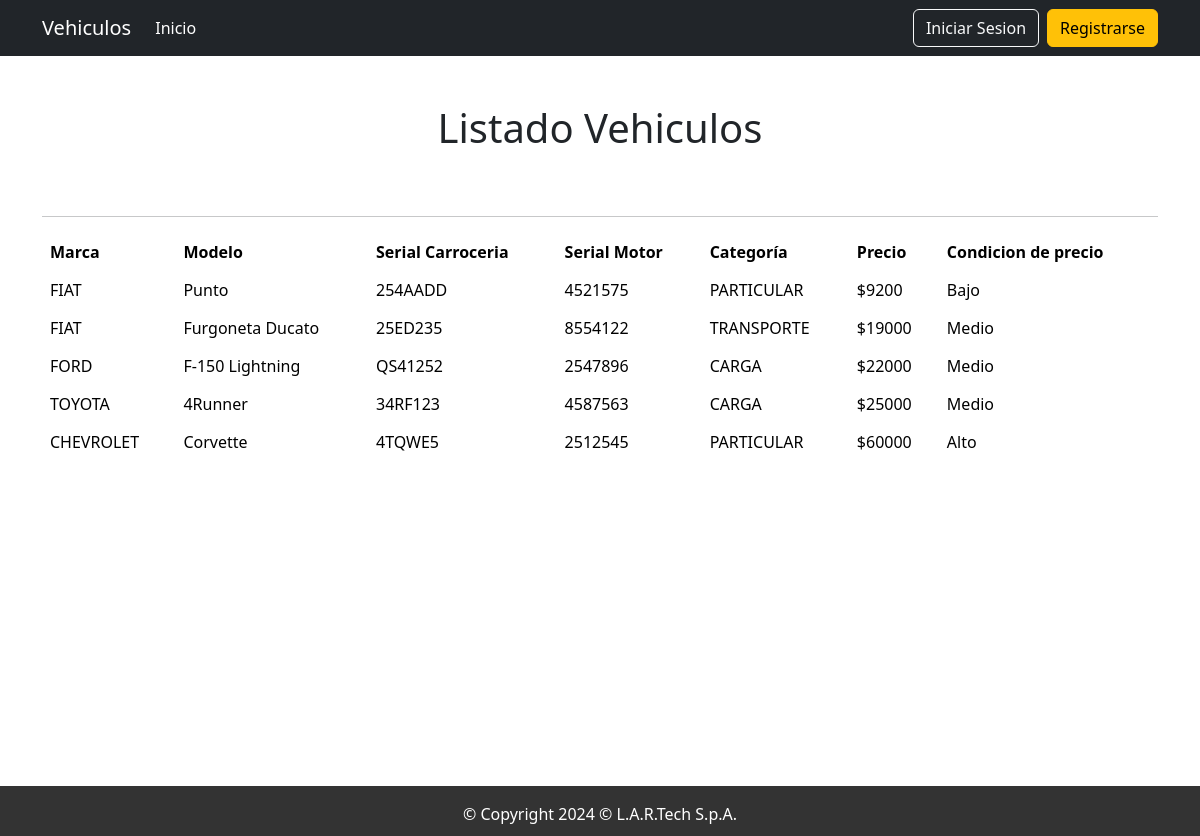
Page /vehiculo/list on the committed database.
### vehiculo/models.py (models this page shows, shortened)
class Vehiculo(models.Model):
    MARCAS = [
        ('FIAT', 'Fiat'),
        ('CHEVROLET', 'Chevrolet'),
        ('FORD', 'Ford'),
        ('TOYOTA', 'Toyota'),
    ]
    CATEGORIAS = [
        ('PARTICULAR', 'Particular'),
        ('TRANSPORTE', 'Transporte'),
        ('CARGA', 'Carga'),
    ]
    marca = models.CharField(max_length=20, blank=False, null=False, choices=MARCAS, default='FORD')
    modelo = models.CharField(max_length=100, blank=False, null=False)
    serial_carroceria = models.CharField(max_length=50, blank=False, null=False)
    serial_motor = models.CharField(max_length=50, blank=False, null=False)
    categoria = models.CharField(max_length=20, blank=False, null=False, choices=CATEGORIAS, default='PARTICULAR')
    precio = models.PositiveSmallIntegerField()
    fecha_creacion = models.DateTimeField(auto_now_add = True)
    fecha_modificacion = models.DateTimeField(auto_now_add = False, auto_now = True)
    class Meta:
        permissions = [
            ("visualizar_catalogo", "Puede Visualizar el catalogo"),
            ("add_vehiculomodel", "Puede Agregar Nuevos Vehiculos"),
        ]

### vehiculo/views.py (the view)
# urls.py: path('vehiculo/list', views.VehiculosView.as_view(), name='list'),
class VehiculosView(ListView):
    model = Vehiculo
    template_name = "vehiculo/list.html"
    context_object_name = 'vehiculos'
    def get_context_data(self, **kwargs):
        context = super().get_context_data(**kwargs)
        for vehiculo in context['vehiculos']:
            if vehiculo.precio < 10000:
                vehiculo.condicion_precio = 'Bajo'
            elif 10000 <= vehiculo.precio <= 30000:
                vehiculo.condicion_precio = 'Medio'
            else:
                vehiculo.condicion_precio = 'Alto'
        return context

### templates/vehiculo/list.html
{% extends "layouts/base.html" %}
{% block contenido %}
    <main class="container">
        <section>
                <h1 class="text-center py-5">Listado Vehiculos</h1>
                <hr>
        </section>
        <section>
            <table class="table table-hover table-borderless">
                <thead>
                    <tr>
                        <th scope="col">Marca</th>
                        <th scope="col">Modelo</th>
                        <th scope="col">Serial Carroceria</th>
                        <th scope="col">Serial Motor</th>
                        <th scope="col">Categoría</th>
                        <th scope="col">Precio</th>
                        <th scope="col">Condicion de precio</th>
                    </tr>
                </thead>
                <tbody>
                    {% for vehiculo in vehiculos %}
                        <tr>
                            <td>{{vehiculo.marca}}</td>
                            <td>{{vehiculo.modelo}}</td>
                            <td>{{vehiculo.serial_carroceria}}</td>
                            <td>{{vehiculo.serial_motor}}</td>
                            <td>{{vehiculo.categoria}}</td>
                            <td>${{vehiculo.precio}}</td>
                            <td>{{vehiculo.condicion_precio}}</td>
                        </tr>
                    {% endfor %}
                </tbody>
            </table>
        </section>
    </main>
{% endblock  %}

### templates/layouts/base.html (shortened to what this page needs)
{% load bootstrap5 %}
{% bootstrap_css %}
{% load static %}
<!DOCTYPE html>
<html lang="en">
<head>
    <link rel="stylesheet" href="{% static 'css/style.css' %}">
</head>
<body>
    {% include 'partials/navbar.html' %}
    <main class="contenedor-main">
        {% block contenido %}
        {% endblock contenido %}
    </main>
    <div class="fixed-bottom">
        {% include "partials/footer.html" %}
    </div>
</body>
</html>

### templates/partials/navbar.html (shortened to what this page needs)
<nav class="navbar navbar-expand-lg navbar-dark bg-dark">
  <div class="container">
    <a class="navbar-brand" href="/">Vehiculos</a>
    <div class="collapse navbar-collapse" id="navbarNavAltMarkup">
      <div class="navbar-nav me-auto">
        <a class="nav-link active" aria-current="page" href="/">Inicio</a>
      </div>
      <div class="d-flex">
        {% if not user.is_authenticated %}
        <a class="btn btn-outline-light me-2" href="{% url 'login' %}">Iniciar Sesion</a>
        <a class="btn btn-warning" href="{% url 'registro' %}">Registrarse</a>
        {% endif %}
      </div>
    </div>
  </div>
</nav>

### templates/partials/footer.html
<div>
    <footer class="footer">
        <p>
            &copy; Copyright 2024 &copy; L.A.R.Tech S.p.A.
        </p>
    </footer>
</div>

### static/css/style.css (style rules this page uses)
body { margin: 0; display: grid; min-height: 100vh; grid-template-rows: auto 1fr auto; }
main { min-height: 90vh; }
footer { background-color: #333; color: #fff; padding: 1em; text-align: center; height: 50px; }
.contenedor-main { margin-bottom: 60px; }

### rows in the picture
Vehiculo: marca "FIAT", modelo "Punto", serial_carroceria "254AADD", serial_motor "4521575", categoria "PARTICULAR", precio "9200", condicion_precio "Bajo"
Vehiculo: marca "FIAT", modelo "Furgoneta Ducato", serial_carroceria "25ED235", serial_motor "8554122", categoria "TRANSPORTE", precio "19000", condicion_precio "Medio"
Vehiculo: marca "FORD", modelo "F-150 Lightning", serial_carroceria "QS41252", serial_motor "2547896", categoria "CARGA", precio "22000", condicion_precio "Medio"
Vehiculo: marca "TOYOTA", modelo "4Runner", serial_carroceria "34RF123", serial_motor "4587563", categoria "CARGA", precio "25000", condicion_precio "Medio"
Vehiculo: marca "CHEVROLET", modelo "Corvette", serial_carroceria "4TQWE5", serial_motor "2512545", categoria "PARTICULAR", precio "60000", condicion_precio "Alto"
